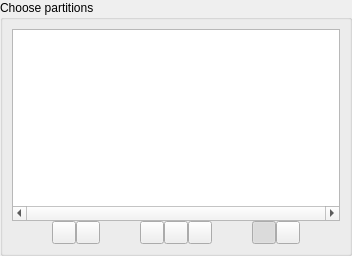
         <widget class="QWidget" name="pagePartitions">
          <layout class="QGridLayout">
           <property name="leftMargin">
            <number>0</number>
           </property>
           <property name="topMargin">
            <number>0</number>
           </property>
           <property name="rightMargin">
            <number>0</number>
           </property>
           <property name="bottomMargin">
            <number>0</number>
           </property>
           <item row="0" column="0">
            <widget class="QGroupBox" name="boxPartitions">
             <property name="sizePolicy">
              <sizepolicy hsizetype="MinimumExpanding" vsizetype="MinimumExpanding">
               <horstretch>0</horstretch>
               <verstretch>0</verstretch>
              </sizepolicy>
             </property>
             <property name="title">
              <string>Choose partitions</string>
             </property>
             <layout class="QGridLayout">
              <property name="spacing">
               <number>0</number>
              </property>
              <item row="14" column="8">
               <widget class="QToolButton" name="pushPartRemove">
                <property name="cursor">
                 <cursorShape>PointingHandCursor</cursorShape>
                </property>
                <property name="toolTip">
                 <string>Remove an existing entry from the layout. This only works with entries to a new layout.</string>
                </property>
                <property name="icon">
                 <iconset resource="images.qrc">
                  <normaloff>:/list-remove</normaloff>:/list-remove</iconset>
                </property>
               </widget>
              </item>
              <item row="14" column="3">
               <widget class="QToolButton" name="pushPartReload">
                <property name="cursor">
                 <cursorShape>PointingHandCursor</cursorShape>
                </property>
                <property name="toolTip">
                 <string>Query the operating system and reload the layouts of all drives.</string>
                </property>
                <property name="icon">
                 <iconset resource="images.qrc">
                  <normaloff>:/view-refresh</normaloff>:/view-refresh</iconset>
                </property>
               </widget>
              </item>
              <item row="14" column="1">
               <spacer name="horizontalSpacer">
                <property name="orientation">
                 <enum>Qt::Horizontal</enum>
                </property>
                <property name="sizeHint" stdset="0">
                 <size>
                  <width>40</width>
                  <height>20</height>
                 </size>
                </property>
               </spacer>
              </item>
              <item row="14" column="15">
               <spacer name="horizontalSpacer_2">
                <property name="orientation">
                 <enum>Qt::Horizontal</enum>
                </property>
                <property name="sizeHint" stdset="0">
                 <size>
                  <width>40</width>
                  <height>20</height>
                 </size>
                </property>
               </spacer>
              </item>
              <item row="14" column="12">
               <widget class="QToolButton" name="pushAdvancedFields">
                <property name="cursor">
                 <cursorShape>PointingHandCursor</cursorShape>
                </property>
                <property name="toolTip">
                 <string>Show advanced fields.</string>
                </property>
                <property name="icon">
                 <iconset resource="images.qrc">
                  <normaloff>:/advanced-fields</normaloff>:/advanced-fields</iconset>
                </property>
                <property name="checkable">
                 <bool>true</bool>
                </property>
                <property name="checked">
                 <bool>true</bool>
                </property>
               </widget>
              </item>
              <item row="14" column="6">
               <widget class="QToolButton" name="pushPartClear">
                <property name="cursor">
                 <cursorShape>PointingHandCursor</cursorShape>
                </property>
                <property name="toolTip">
                 <string>Mark the selected drive to be cleared for a new layout.</string>
                </property>
                <property name="icon">
                 <iconset resource="images.qrc">
                  <normaloff>:/edit-clear-all</normaloff>:/edit-clear-all</iconset>
                </property>
               </widget>
              </item>
              <item row="0" column="0" rowspan="13" colspan="17">
               <widget class="MTreeView" name="treePartitions">
                <property name="frameShadow">
                 <enum>QFrame::Sunken</enum>
                </property>
                <property name="lineWidth">
                 <number>1</number>
                </property>
                <property name="verticalScrollBarPolicy">
                 <enum>Qt::ScrollBarAsNeeded</enum>
                </property>
                <property name="horizontalScrollBarPolicy">
                 <enum>Qt::ScrollBarAlwaysOn</enum>
                </property>
                <property name="sizeAdjustPolicy">
                 <enum>QAbstractScrollArea::AdjustIgnored</enum>
                </property>
                <attribute name="headerCascadingSectionResizes">
                 <bool>false</bool>
                </attribute>
                <attribute name="headerShowSortIndicator" stdset="0">
                 <bool>false</bool>
                </attribute>
                <attribute name="headerStretchLastSection">
                 <bool>true</bool>
                </attribute>
               </widget>
              </item>
              <item row="8" column="17">
               <spacer>
                <property name="orientation">
                 <enum>Qt::Vertical</enum>
                </property>
                <property name="sizeHint" stdset="0">
                 <size>
                  <width>0</width>
                  <height>0</height>
                 </size>
                </property>
               </spacer>
              </item>
              <item row="14" column="11">
               <spacer name="horizontalSpacer_3">
                <property name="orientation">
                 <enum>Qt::Horizontal</enum>
                </property>
                <property name="sizeHint" stdset="0">
                 <size>
                  <width>40</width>
                  <height>20</height>
                 </size>
                </property>
               </spacer>
              </item>
              <item row="14" column="7">
               <widget class="QToolButton" name="pushPartAdd">
                <property name="cursor">
                 <cursorShape>PointingHandCursor</cursorShape>
                </property>
                <property name="toolTip">
                 <string>Add a new partition entry. This only works with a new layout.</string>
                </property>
                <property name="icon">
                 <iconset resource="images.qrc">
                  <normaloff>:/list-add</normaloff>:/list-add</iconset>
                </property>
               </widget>
              </item>
              <item row="14" column="4">
               <widget class="QToolButton" name="pushPartManRun">
                <property name="cursor">
                 <cursorShape>PointingHandCursor</cursorShape>
                </property>
                <property name="toolTip">
                 <string>Run the partition management application of this operating system.</string>
                </property>
                <property name="icon">
                 <iconset resource="images.qrc">
                  <normaloff>:/partitionmanager</normaloff>:/partitionmanager</iconset>
                </property>
               </widget>
              </item>
              <item row="14" column="5">
               <spacer name="horizontalSpacer_4">
                <property name="orientation">
                 <enum>Qt::Horizontal</enum>
                </property>
                <property name="sizeHint" stdset="0">
                 <size>
                  <width>40</width>
                  <height>20</height>
                 </size>
                </property>
               </spacer>
              </item>
              <item row="14" column="13">
               <widget class="QToolButton" name="pushGrid">
                <property name="cursor">
                 <cursorShape>PointingHandCursor</cursorShape>
                </property>
                <property name="toolTip">
                 <string>Show Grid</string>
                </property>
                <property name="icon">
                 <iconset resource="images.qrc">
                  <normaloff>:/show-grid</normaloff>:/show-grid</iconset>
                </property>
                <property name="shortcut">
                 <string>Ctrl+G</string>
                </property>
                <property name="checkable">
                 <bool>true</bool>
                </property>
               </widget>
              </item>
             </layout>
            </widget>
           </item>
          </layout>
         </widget>
